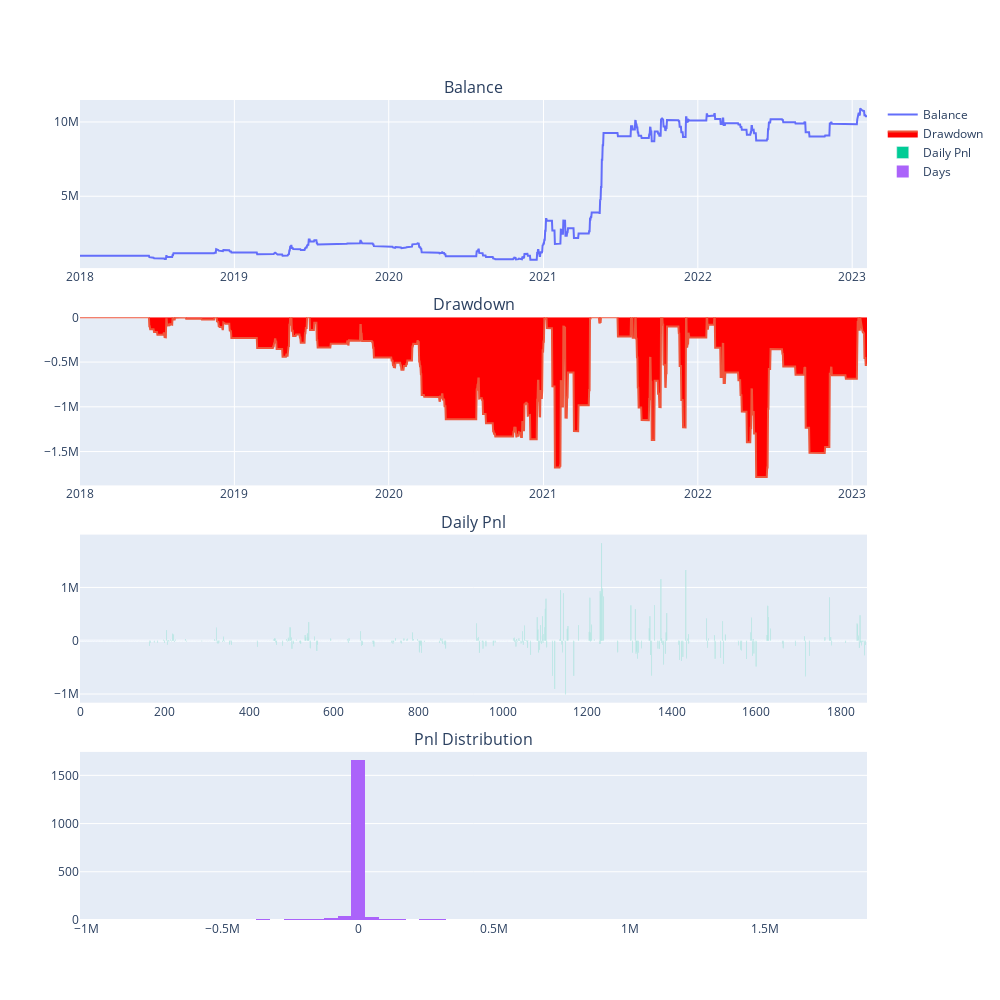

Notebook code for this chart:
### Code cell
show_portafolio(results)

### Figure 1 — Plotly figure (JSON) as saved in the notebook; plotly's stock layout.template omitted (floating-point values rounded to 4 significant figures; data arrays with more than 128 entries replaced by an {"elided": "..."} marker saying what was removed)
{"data": [{"mode": "lines", "name": "Balance", "type": "scatter", "x": {"elided": "1862 str values"}, "xaxis": "x", "y": {"elided": "1862 float values"}, "yaxis": "y"}, {"fill": "tozeroy", "fillcolor": "red", "mode": "lines", "name": "Drawdown", "type": "scatter", "x": {"elided": "1862 str values"}, "xaxis": "x2", "y": {"elided": "1862 float values"}, "yaxis": "y2"}, {"name": "Daily Pnl", "type": "bar", "xaxis": "x3", "y": {"elided": "1862 float values"}, "yaxis": "y3"}, {"name": "Days", "nbinsx": 100, "type": "histogram", "x": {"elided": "1862 float values"}, "xaxis": "x4", "yaxis": "y4"}], "layout": {"annotations": [{"font": {"size": 16}, "showarrow": false, "text": "Balance", "x": 0.5, "xanchor": "center", "xref": "paper", "y": 1, "yanchor": "bottom", "yref": "paper"}, {"font": {"size": 16}, "showarrow": false, "text": "Drawdown", "x": 0.5, "xanchor": "center", "xref": "paper", "y": 0.735, "yanchor": "bottom", "yref": "paper"}, {"font": {"size": 16}, "showarrow": false, "text": "Daily Pnl", "x": 0.5, "xanchor": "center", "xref": "paper", "y": 0.47, "yanchor": "bottom", "yref": "paper"}, {"font": {"size": 16}, "showarrow": false, "text": "Pnl Distribution", "x": 0.5, "xanchor": "center", "xref": "paper", "y": 0.205, "yanchor": "bottom", "yref": "paper"}], "height": 1000, "width": 1000, "xaxis": {"anchor": "y", "domain": [0, 1]}, "xaxis2": {"anchor": "y2", "domain": [0, 1]}, "xaxis3": {"anchor": "y3", "domain": [0, 1]}, "xaxis4": {"anchor": "y4", "domain": [0, 1]}, "yaxis": {"anchor": "x", "domain": [0.795, 1]}, "yaxis2": {"anchor": "x2", "domain": [0.53, 0.735]}, "yaxis3": {"anchor": "x3", "domain": [0.265, 0.47]}, "yaxis4": {"anchor": "x4", "domain": [0, 0.205]}}}
